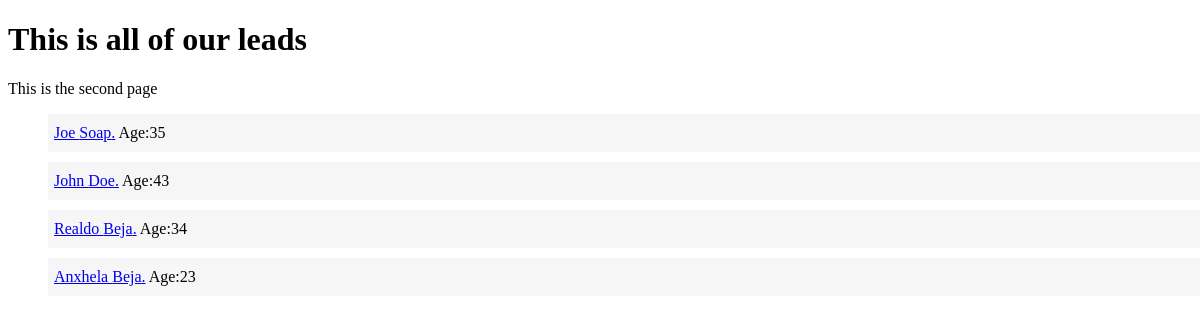
The page /leads/ on the database as committed earlier.
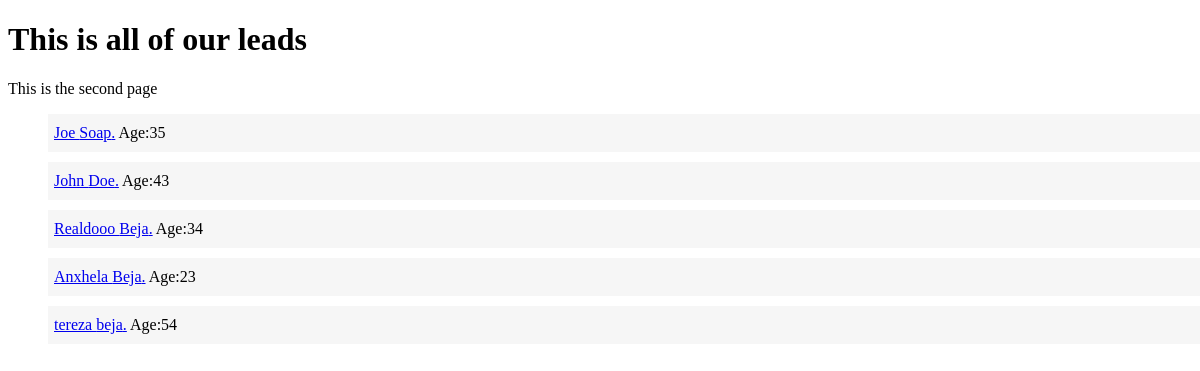
The same page on the database as committed later.
### leads/models.py (models this page shows, shortened)
class Lead(models.Model):
    firstName = models.CharField(max_length=20)
    lastName = models.CharField(max_length=20)
    age = models.IntegerField(default=0)
    agent = models.ForeignKey("Agent", on_delete=models.SET_NULL, null=True) #models.CASCADE

### leads/views.py (the view)
# urls.py: path('', lead_list),
def lead_list(request):
    leads = Lead.objects.all()
    context = {
        "leads" : leads
    }
    return render(request, "lead_list.html", context)

### templates/lead_list.html (shortened to what this page needs)
<!DOCTYPE html>
<html>
    <head>
        <link rel="stylesheet" href="">
    </head>
    <body>
        <h1>This is all of our leads</h1>
        <p>This is the second page</p>
        <ul>
            {% for lead in leads %}
                <div class="lead">
                    <a href="/leads/{{ lead.pk }}">{{ lead.firstName}} {{lead.lastName}}.</a> Age:{{ lead.age }}
                </div>
            {% endfor %}
        </ul>
    </body>
</html>

Rows that differ between the two databases and show on the page:
changed Lead: firstName "Realdo" → "Realdooo"
added Lead: firstName "tereza", lastName "beja", age "54"
